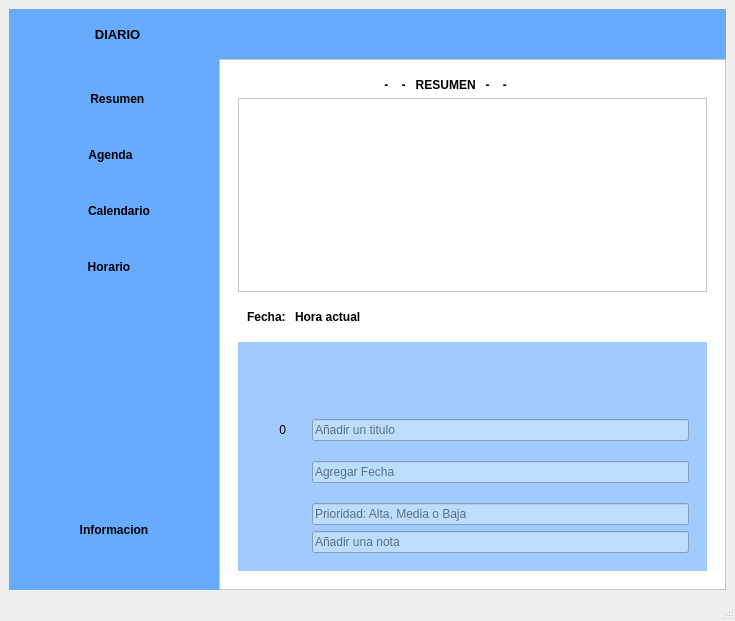
<?xml version="1.0" encoding="UTF-8"?>
<ui version="4.0">
 <class>diario</class>
 <widget class="QMainWindow" name="diario">
  <property name="geometry">
   <rect>
    <x>0</x>
    <y>0</y>
    <width>735</width>
    <height>621</height>
   </rect>
  </property>
  <property name="windowTitle">
   <string>diario</string>
  </property>
  <property name="windowIcon">
   <iconset resource="Recursos.qrc">
    <normaloff>:/Recursos/calendarioaaa.png</normaloff>:/Recursos/calendarioaaa.png</iconset>
  </property>
  <property name="styleSheet">
   <string notr="true"/>
  </property>
  <widget class="QWidget" name="centralwidget">
   <layout class="QGridLayout" name="gridLayout_9">
    <item row="0" column="0">
     <widget class="QWidget" name="ventana" native="true">
      <property name="styleSheet">
       <string notr="true">background-color: rgb(255, 255, 255);</string>
      </property>
      <layout class="QGridLayout" name="gridLayout">
       <property name="leftMargin">
        <number>0</number>
       </property>
       <property name="topMargin">
        <number>0</number>
       </property>
       <property name="rightMargin">
        <number>0</number>
       </property>
       <property name="bottomMargin">
        <number>0</number>
       </property>
       <property name="spacing">
        <number>0</number>
       </property>
       <item row="1" column="0">
        <widget class="QWidget" name="widget_2" native="true">
         <property name="minimumSize">
          <size>
           <width>210</width>
           <height>0</height>
          </size>
         </property>
         <property name="styleSheet">
          <string notr="true">background-color: rgb(103, 171, 255);

</string>
         </property>
         <layout class="QGridLayout" name="gridLayout_3">
          <property name="leftMargin">
           <number>0</number>
          </property>
          <property name="topMargin">
           <number>0</number>
          </property>
          <property name="rightMargin">
           <number>0</number>
          </property>
          <property name="bottomMargin">
           <number>0</number>
          </property>
          <item row="6" column="0">
           <spacer name="verticalSpacer_4">
            <property name="orientation">
             <enum>Qt::Vertical</enum>
            </property>
            <property name="sizeType">
             <enum>QSizePolicy::Fixed</enum>
            </property>
            <property name="sizeHint" stdset="0">
             <size>
              <width>10</width>
              <height>10</height>
             </size>
            </property>
           </spacer>
          </item>
          <item row="11" column="0">
           <widget class="QPushButton" name="bt_Informacion">
            <property name="minimumSize">
             <size>
              <width>0</width>
              <height>40</height>
             </size>
            </property>
            <property name="maximumSize">
             <size>
              <width>16777215</width>
              <height>40</height>
             </size>
            </property>
            <property name="font">
             <font>
              <pointsize>9</pointsize>
              <weight>75</weight>
              <bold>true</bold>
             </font>
            </property>
            <property name="styleSheet">
             <string notr="true">QPushButton{
border:Opx;
}

QPushButton:hover{
border:Sox sold #aa00ff;
background-color:#ffffff;
}
</string>
            </property>
            <property name="text">
             <string>Informacion</string>
            </property>
            <property name="icon">
             <iconset resource="Recursos.qrc">
              <normaloff>:/Recursos/informacion-personal.png</normaloff>:/Recursos/informacion-personal.png</iconset>
            </property>
            <property name="iconSize">
             <size>
              <width>35</width>
              <height>40</height>
             </size>
            </property>
           </widget>
          </item>
          <item row="12" column="0">
           <spacer name="verticalSpacer_6">
            <property name="orientation">
             <enum>Qt::Vertical</enum>
            </property>
            <property name="sizeType">
             <enum>QSizePolicy::Fixed</enum>
            </property>
            <property name="sizeHint" stdset="0">
             <size>
              <width>20</width>
              <height>40</height>
             </size>
            </property>
           </spacer>
          </item>
          <item row="5" column="0">
           <widget class="QPushButton" name="bt_Agenda">
            <property name="minimumSize">
             <size>
              <width>0</width>
              <height>40</height>
             </size>
            </property>
            <property name="maximumSize">
             <size>
              <width>16777215</width>
              <height>40</height>
             </size>
            </property>
            <property name="font">
             <font>
              <pointsize>9</pointsize>
              <weight>75</weight>
              <bold>true</bold>
             </font>
            </property>
            <property name="styleSheet">
             <string notr="true">QPushButton{
border:Opx;
}

QPushButton:hover{
border:Sox sold #aa00ff;
background-color:#9eedff;
}

</string>
            </property>
            <property name="text">
             <string>     Agenda       </string>
            </property>
            <property name="icon">
             <iconset resource="Recursos.qrc">
              <normaloff>:/Recursos/agenda.png</normaloff>:/Recursos/agenda.png</iconset>
            </property>
            <property name="iconSize">
             <size>
              <width>35</width>
              <height>40</height>
             </size>
            </property>
           </widget>
          </item>
          <item row="3" column="0">
           <spacer name="verticalSpacer_3">
            <property name="orientation">
             <enum>Qt::Vertical</enum>
            </property>
            <property name="sizeType">
             <enum>QSizePolicy::Fixed</enum>
            </property>
            <property name="sizeHint" stdset="0">
             <size>
              <width>10</width>
              <height>10</height>
             </size>
            </property>
           </spacer>
          </item>
          <item row="8" column="0">
           <spacer name="verticalSpacer_5">
            <property name="orientation">
             <enum>Qt::Vertical</enum>
            </property>
            <property name="sizeType">
             <enum>QSizePolicy::Fixed</enum>
            </property>
            <property name="sizeHint" stdset="0">
             <size>
              <width>10</width>
              <height>10</height>
             </size>
            </property>
           </spacer>
          </item>
          <item row="9" column="0">
           <widget class="QPushButton" name="bt_Horario">
            <property name="minimumSize">
             <size>
              <width>0</width>
              <height>40</height>
             </size>
            </property>
            <property name="maximumSize">
             <size>
              <width>16777215</width>
              <height>40</height>
             </size>
            </property>
            <property name="font">
             <font>
              <pointsize>9</pointsize>
              <weight>75</weight>
              <bold>true</bold>
             </font>
            </property>
            <property name="styleSheet">
             <string notr="true">QPushButton{
border:Opx;
}

QPushButton:hover{
border:Sox sold #aa00ff;
background-color:#ffd3ac;
}
</string>
            </property>
            <property name="text">
             <string>    Horario       </string>
            </property>
            <property name="icon">
             <iconset resource="Recursos.qrc">
              <normaloff>:/Recursos/calendario.png</normaloff>:/Recursos/calendario.png</iconset>
            </property>
            <property name="iconSize">
             <size>
              <width>35</width>
              <height>40</height>
             </size>
            </property>
           </widget>
          </item>
          <item row="0" column="0">
           <spacer name="verticalSpacer_2">
            <property name="orientation">
             <enum>Qt::Vertical</enum>
            </property>
            <property name="sizeType">
             <enum>QSizePolicy::Fixed</enum>
            </property>
            <property name="sizeHint" stdset="0">
             <size>
              <width>10</width>
              <height>20</height>
             </size>
            </property>
           </spacer>
          </item>
          <item row="7" column="0">
           <widget class="QPushButton" name="bt_Calendario">
            <property name="minimumSize">
             <size>
              <width>0</width>
              <height>40</height>
             </size>
            </property>
            <property name="maximumSize">
             <size>
              <width>16777215</width>
              <height>40</height>
             </size>
            </property>
            <property name="font">
             <font>
              <pointsize>9</pointsize>
              <weight>75</weight>
              <bold>true</bold>
             </font>
            </property>
            <property name="styleSheet">
             <string notr="true">QPushButton{
border:Opx;
}

QPushButton:hover{
border:Sox sold #aa00ff;
background-color:#afafff;
}</string>
            </property>
            <property name="text">
             <string>    Calendario </string>
            </property>
            <property name="icon">
             <iconset resource="Recursos.qrc">
              <normaloff>:/Recursos/calendario-diario.png</normaloff>:/Recursos/calendario-diario.png</iconset>
            </property>
            <property name="iconSize">
             <size>
              <width>35</width>
              <height>40</height>
             </size>
            </property>
           </widget>
          </item>
          <item row="10" column="0">
           <spacer name="verticalSpacer">
            <property name="orientation">
             <enum>Qt::Vertical</enum>
            </property>
            <property name="sizeHint" stdset="0">
             <size>
              <width>20</width>
              <height>40</height>
             </size>
            </property>
           </spacer>
          </item>
          <item row="1" column="0">
           <widget class="QPushButton" name="bt_Resumen">
            <property name="minimumSize">
             <size>
              <width>0</width>
              <height>40</height>
             </size>
            </property>
            <property name="maximumSize">
             <size>
              <width>16777215</width>
              <height>40</height>
             </size>
            </property>
            <property name="font">
             <font>
              <pointsize>9</pointsize>
              <weight>75</weight>
              <bold>true</bold>
             </font>
            </property>
            <property name="styleSheet">
             <string notr="true">QPushButton{
border:Opx;
}

QPushButton:hover{
border:Sox sold #aa00ff;
background-color:#bcffc6;
}</string>
            </property>
            <property name="text">
             <string>     Resumen   </string>
            </property>
            <property name="icon">
             <iconset resource="Recursos.qrc">
              <normaloff>:/Recursos/tablero.png</normaloff>:/Recursos/tablero.png</iconset>
            </property>
            <property name="iconSize">
             <size>
              <width>35</width>
              <height>40</height>
             </size>
            </property>
           </widget>
          </item>
         </layout>
        </widget>
       </item>
       <item row="1" column="1">
        <widget class="QFrame" name="frame">
         <property name="frameShape">
          <enum>QFrame::StyledPanel</enum>
         </property>
         <property name="frameShadow">
          <enum>QFrame::Raised</enum>
         </property>
         <layout class="QVBoxLayout" name="verticalLayout">
          <property name="leftMargin">
           <number>0</number>
          </property>
          <property name="topMargin">
           <number>0</number>
          </property>
          <property name="rightMargin">
           <number>0</number>
          </property>
          <property name="bottomMargin">
           <number>0</number>
          </property>
          <item>
           <widget class="QWidget" name="widget" native="true">
            <layout class="QGridLayout" name="gridLayout_5">
             <item row="0" column="0">
              <widget class="QWidget" name="widget_3" native="true">
               <layout class="QGridLayout" name="gridLayout_4">
                <item row="1" column="0">
                 <widget class="QListWidget" name="outReporte"/>
                </item>
                <item row="0" column="0">
                 <widget class="QLabel" name="label">
                  <property name="font">
                   <font>
                    <weight>75</weight>
                    <bold>true</bold>
                   </font>
                  </property>
                  <property name="text">
                   <string>                                            -    -   RESUMEN   -    -    </string>
                  </property>
                 </widget>
                </item>
                <item row="2" column="0">
                 <widget class="QWidget" name="widget_4" native="true">
                  <layout class="QGridLayout" name="gridLayout_6">
                   <item row="0" column="0">
                    <widget class="QLabel" name="label_2">
                     <property name="font">
                      <font>
                       <weight>75</weight>
                       <bold>true</bold>
                      </font>
                     </property>
                     <property name="text">
                      <string>Fecha: </string>
                     </property>
                    </widget>
                   </item>
                   <item row="0" column="1">
                    <widget class="QLabel" name="outFecha">
                     <property name="font">
                      <font>
                       <weight>75</weight>
                       <bold>true</bold>
                      </font>
                     </property>
                     <property name="text">
                      <string>Hora actual</string>
                     </property>
                    </widget>
                   </item>
                   <item row="0" column="2">
                    <spacer name="horizontalSpacer_2">
                     <property name="orientation">
                      <enum>Qt::Horizontal</enum>
                     </property>
                     <property name="sizeHint" stdset="0">
                      <size>
                       <width>40</width>
                       <height>20</height>
                      </size>
                     </property>
                    </spacer>
                   </item>
                  </layout>
                 </widget>
                </item>
                <item row="3" column="0">
                 <widget class="QWidget" name="widget_5" native="true">
                  <property name="styleSheet">
                   <string notr="true">background-color: rgb(162, 202, 255);</string>
                  </property>
                  <layout class="QGridLayout" name="gridLayout_7">
                   <item row="0" column="0">
                    <widget class="QWidget" name="widget_7" native="true">
                     <property name="sizePolicy">
                      <sizepolicy hsizetype="Preferred" vsizetype="Fixed">
                       <horstretch>0</horstretch>
                       <verstretch>0</verstretch>
                      </sizepolicy>
                     </property>
                     <layout class="QGridLayout" name="gridLayout_2">
                      <item row="0" column="0">
                       <widget class="QPushButton" name="bt_cerrarAgregado">
                        <property name="minimumSize">
                         <size>
                          <width>35</width>
                          <height>35</height>
                         </size>
                        </property>
                        <property name="styleSheet">
                         <string notr="true">QPushButton{
border:Opx;
}

QPushButton:hover{
border:Sox sold #aa00ff;
background-color:#ff5050;
}</string>
                        </property>
                        <property name="text">
                         <string/>
                        </property>
                        <property name="icon">
                         <iconset resource="Recursos.qrc">
                          <normaloff>:/Recursos/boton-cerrar.png</normaloff>:/Recursos/boton-cerrar.png</iconset>
                        </property>
                        <property name="iconSize">
                         <size>
                          <width>30</width>
                          <height>30</height>
                         </size>
                        </property>
                       </widget>
                      </item>
                      <item row="0" column="2">
                       <widget class="QPushButton" name="btn_agregarGuardar">
                        <property name="styleSheet">
                         <string notr="true">QPushButton{
border:Opx;
}

QPushButton:hover{
border:Sox sold #aa00ff;
background-color:#6294ff;
}


</string>
                        </property>
                        <property name="text">
                         <string/>
                        </property>
                        <property name="icon">
                         <iconset resource="Recursos.qrc">
                          <normaloff>:/Recursos/agregar-archivo.png</normaloff>:/Recursos/agregar-archivo.png</iconset>
                        </property>
                        <property name="iconSize">
                         <size>
                          <width>50</width>
                          <height>50</height>
                         </size>
                        </property>
                       </widget>
                      </item>
                     </layout>
                    </widget>
                   </item>
                   <item row="1" column="0">
                    <widget class="QWidget" name="widget_6" native="true">
                     <layout class="QGridLayout" name="gridLayout_8">
                      <item row="2" column="2">
                       <widget class="QLineEdit" name="outFecha_2">
                        <property name="styleSheet">
                         <string notr="true">background-color: rgb(187, 222, 255);</string>
                        </property>
                        <property name="placeholderText">
                         <string>Agregar Fecha</string>
                        </property>
                       </widget>
                      </item>
                      <item row="1" column="0">
                       <widget class="QLabel" name="contador">
                        <property name="text">
                         <string>       0</string>
                        </property>
                       </widget>
                      </item>
                      <item row="2" column="0">
                       <widget class="QLabel" name="label_3">
                        <property name="minimumSize">
                         <size>
                          <width>50</width>
                          <height>50</height>
                         </size>
                        </property>
                        <property name="maximumSize">
                         <size>
                          <width>40</width>
                          <height>50</height>
                         </size>
                        </property>
                        <property name="text">
                         <string/>
                        </property>
                        <property name="pixmap">
                         <pixmap resource="Recursos.qrc">:/Recursos/calendario-diario.png</pixmap>
                        </property>
                        <property name="scaledContents">
                         <bool>true</bool>
                        </property>
                       </widget>
                      </item>
                      <item row="1" column="2">
                       <widget class="QLineEdit" name="outTitulo">
                        <property name="styleSheet">
                         <string notr="true">background-color: rgb(187, 222, 255);</string>
                        </property>
                        <property name="placeholderText">
                         <string>Añadir un titulo</string>
                        </property>
                       </widget>
                      </item>
                      <item row="4" column="2">
                       <widget class="QLineEdit" name="outNota">
                        <property name="styleSheet">
                         <string notr="true">background-color: rgb(187, 222, 255);</string>
                        </property>
                        <property name="placeholderText">
                         <string>Añadir una nota</string>
                        </property>
                       </widget>
                      </item>
                      <item row="4" column="0">
                       <widget class="QLabel" name="label_4">
                        <property name="maximumSize">
                         <size>
                          <width>50</width>
                          <height>50</height>
                         </size>
                        </property>
                        <property name="text">
                         <string/>
                        </property>
                        <property name="pixmap">
                         <pixmap resource="Recursos.qrc">:/Recursos/agregar-archivo.png</pixmap>
                        </property>
                        <property name="scaledContents">
                         <bool>true</bool>
                        </property>
                       </widget>
                      </item>
                      <item row="3" column="2">
                       <widget class="QLineEdit" name="outPrioridad">
                        <property name="styleSheet">
                         <string notr="true">background-color: rgb(187, 222, 255);</string>
                        </property>
                        <property name="placeholderText">
                         <string>Prioridad: Alta, Media o Baja</string>
                        </property>
                       </widget>
                      </item>
                     </layout>
                    </widget>
                   </item>
                  </layout>
                 </widget>
                </item>
               </layout>
              </widget>
             </item>
            </layout>
           </widget>
          </item>
         </layout>
        </widget>
       </item>
       <item row="0" column="0" colspan="2">
        <widget class="QWidget" name="frame_superior" native="true">
         <property name="styleSheet">
          <string notr="true">background-color: rgb(103, 171, 255);</string>
         </property>
         <layout class="QHBoxLayout" name="horizontalLayout">
          <property name="spacing">
           <number>0</number>
          </property>
          <property name="leftMargin">
           <number>0</number>
          </property>
          <property name="topMargin">
           <number>0</number>
          </property>
          <property name="rightMargin">
           <number>0</number>
          </property>
          <property name="bottomMargin">
           <number>0</number>
          </property>
          <item>
           <widget class="QPushButton" name="pushButton">
            <property name="sizePolicy">
             <sizepolicy hsizetype="Minimum" vsizetype="Fixed">
              <horstretch>0</horstretch>
              <verstretch>0</verstretch>
             </sizepolicy>
            </property>
            <property name="minimumSize">
             <size>
              <width>210</width>
              <height>50</height>
             </size>
            </property>
            <property name="font">
             <font>
              <pointsize>10</pointsize>
              <weight>75</weight>
              <bold>true</bold>
             </font>
            </property>
            <property name="styleSheet">
             <string notr="true">QPushButton{
border:Opx;
}

QPushButton:hover{
border:Sox sold #aa00ff;
background-color:#deebff;
}
</string>
            </property>
            <property name="text">
             <string>  DIARIO</string>
            </property>
            <property name="icon">
             <iconset resource="Recursos.qrc">
              <normaloff>:/Recursos/menu.png</normaloff>:/Recursos/menu.png</iconset>
            </property>
            <property name="iconSize">
             <size>
              <width>30</width>
              <height>30</height>
             </size>
            </property>
           </widget>
          </item>
          <item>
           <spacer name="horizontalSpacer">
            <property name="orientation">
             <enum>Qt::Horizontal</enum>
            </property>
            <property name="sizeHint" stdset="0">
             <size>
              <width>40</width>
              <height>20</height>
             </size>
            </property>
           </spacer>
          </item>
          <item>
           <widget class="QPushButton" name="minimizar">
            <property name="minimumSize">
             <size>
              <width>50</width>
              <height>50</height>
             </size>
            </property>
            <property name="styleSheet">
             <string notr="true">QPushButton{
border:Opx;
}

QPushButton:hover{
border:Sox sold #aa00ff;
background-color:#ffef93;
}</string>
            </property>
            <property name="text">
             <string/>
            </property>
            <property name="icon">
             <iconset resource="Recursos.qrc">
              <normaloff>:/Recursos/minimizar.png</normaloff>:/Recursos/minimizar.png</iconset>
            </property>
           </widget>
          </item>
          <item>
           <widget class="QPushButton" name="maximizar">
            <property name="minimumSize">
             <size>
              <width>50</width>
              <height>50</height>
             </size>
            </property>
            <property name="styleSheet">
             <string notr="true">QPushButton{
border:Opx;
}

QPushButton:hover{
border:Sox sold #aa00ff;
background-color:#55ff7f;
}
</string>
            </property>
            <property name="text">
             <string/>
            </property>
            <property name="icon">
             <iconset resource="Recursos.qrc">
              <normaloff>:/Recursos/maximizar.png</normaloff>:/Recursos/maximizar.png</iconset>
            </property>
           </widget>
          </item>
          <item>
           <widget class="QPushButton" name="salir">
            <property name="minimumSize">
             <size>
              <width>50</width>
              <height>50</height>
             </size>
            </property>
            <property name="styleSheet">
             <string notr="true">QPushButton{
border:Opx;
}

QPushButton:hover{
border:Sox sold #aa00ff;
background-color:#ff5050;
}</string>
            </property>
            <property name="text">
             <string/>
            </property>
            <property name="icon">
             <iconset resource="Recursos.qrc">
              <normaloff>:/Recursos/boton-cerrar.png</normaloff>:/Recursos/boton-cerrar.png</iconset>
            </property>
           </widget>
          </item>
         </layout>
        </widget>
       </item>
      </layout>
     </widget>
    </item>
   </layout>
  </widget>
  <widget class="QMenuBar" name="menubar">
   <property name="geometry">
    <rect>
     <x>0</x>
     <y>0</y>
     <width>735</width>
     <height>26</height>
    </rect>
   </property>
  </widget>
  <widget class="QStatusBar" name="statusbar"/>
 </widget>
 <resources>
  <include location="Recursos.qrc"/>
 </resources>
 <connections/>
</ui>
